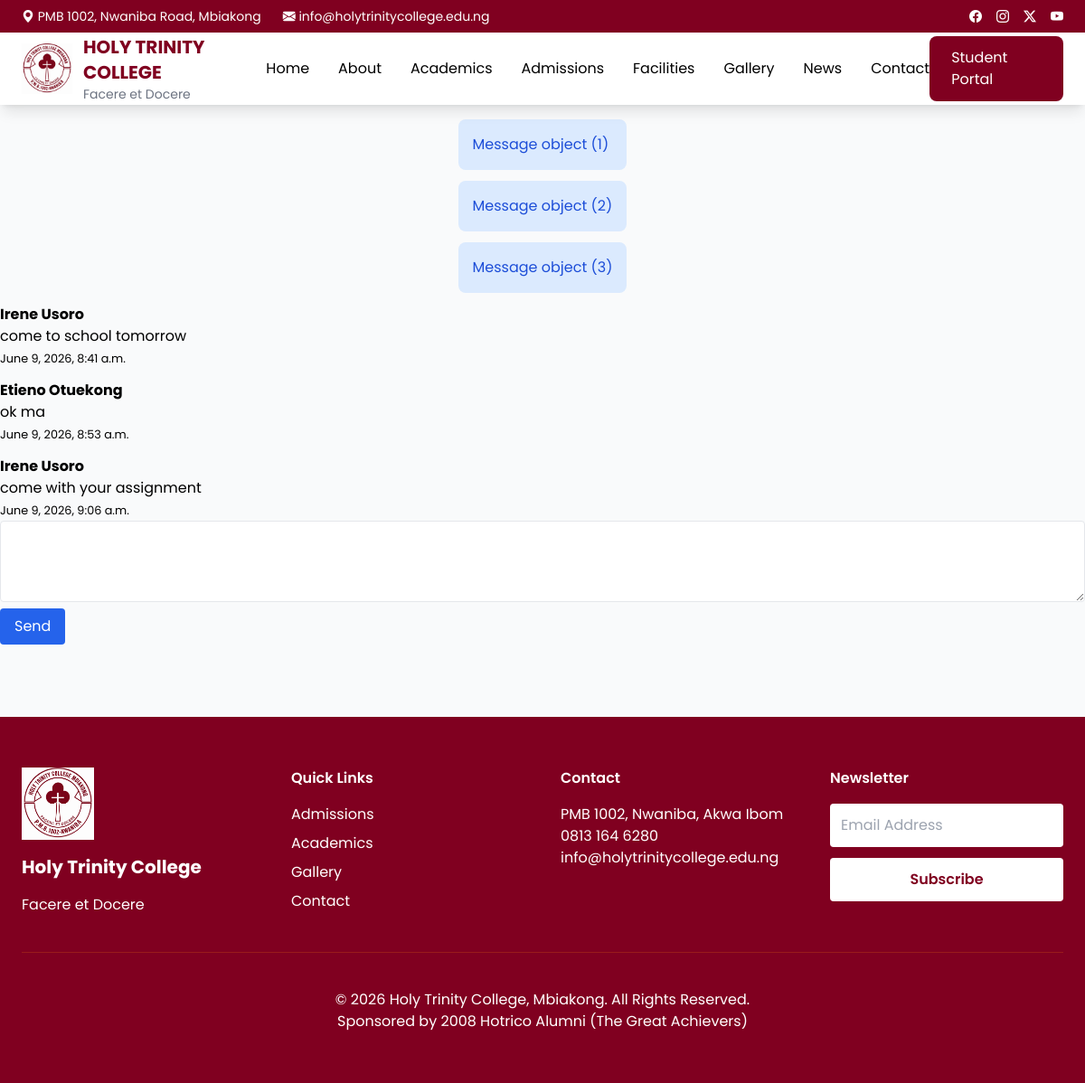
The app's page /communication/chat/1/ with its own data.
### communication/models.py (models this page shows)
class Message(models.Model):
    conversation = models.ForeignKey(
        Conversation,
        on_delete=models.CASCADE,
        related_name='messages'
    )
    sender = models.ForeignKey(
        User,
        on_delete=models.CASCADE
    )
    content = models.TextField(
        blank=True
    )
    created_at = models.DateTimeField(
        auto_now_add=True
    )
    class Meta:
        ordering = ['created_at']

### accounts/models.py (models this page shows)
class User(AbstractUser):
    ROLE_CHOICES = (
        ('admin', 'Admin'),
        ('teacher', 'Teacher'),
        ('student', 'Student'),
        ('parent', 'Parent'),
    )
    role = models.CharField(
        max_length=20,
        choices=ROLE_CHOICES
    )

### communication/views.py (the view, shortened to what this page needs)
# urls.py: path('chat/<int:conversation_id>/', views.chat_room, name='chat_room'),
def chat_room(request, conversation_id):
    conversation = get_object_or_404(
        Conversation,
        id=conversation_id
    )
    messages = conversation.messages.select_related(
        'sender'
    )
    return render(
        request,
        'communication/chat_room.html',
        {
            'conversation': conversation,
            'messages': messages
        }
    )

### templates/communication/chat_room.html (shortened to what this page needs)
{% extends 'base.html' %}
{% block content %}
<div class="space-y-3">
    {% for message in messages %}
        <div>
            <strong>
                {{ message.sender.get_full_name }}
            </strong>
            <p>
                {{ message.content }}
            </p>
            <small>
                {{ message.created_at }}
            </small>
        </div>
    {% endfor %}
</div>
<form method="POST">
    <textarea
        name="content"
        rows="3"
        class="w-full border rounded p-2"
        required>
    </textarea>
    <button
        type="submit"
        class="bg-blue-600 text-white px-4 py-2 rounded">
        Send
    </button>
</form>
{% endblock %}

### templates/base.html (shortened to what this page needs)
{% load static %}
<!DOCTYPE html>
<html lang="en" class="scroll-smooth">
<head>
    <script src="https://cdn.tailwindcss.com"></script>
    <link rel="stylesheet"
          href="https://cdn.jsdelivr.net/npm/bootstrap-icons@1.11.3/font/bootstrap-icons.min.css">
</head>
<body class="bg-gray-50 flex flex-col min-h-screen">
<div class="bg-primary text-white text-sm">
    <div class="max-w-7xl mx-auto flex justify-between items-center px-6 py-2">
        <div class="hidden md:flex gap-6">
            <span>
                <i class="bi bi-geo-alt-fill"></i>
                PMB 1002, Nwaniba Road, Mbiakong
            </span>
            <span>
                <i class="bi bi-envelope-fill"></i>
                info@holytrinitycollege.edu.ng
            </span>
        </div>
        <div class="flex gap-4">
            <a href="#"><i class="bi bi-facebook"></i></a>
            <a href="#"><i class="bi bi-instagram"></i></a>
            <a href="#"><i class="bi bi-twitter-x"></i></a>
            <a href="#"><i class="bi bi-youtube"></i></a>
        </div>
    </div>
</div>
{% include 'includes/navbar.html' %}
<div class="max-w-7xl mx-auto px-6 mt-4">
{% if messages %}
{% for message in messages %}
<div class="mb-3 rounded-lg p-4
{% if message.tags == 'success' %}
bg-green-100 text-green-800
{% elif message.tags == 'error' %}
bg-red-100 text-red-700
{% else %}
bg-blue-100 text-blue-700
{% endif %}">
{{ message }}
</div>
{% endfor %}
{% endif %}
</div>
<main class="flex-grow">
{% block content %}
{% endblock %}
</main>
{% include 'includes/footer.html' %}
</body>
</html>

### templates/includes/navbar.html
{% load static %}
<nav
class="bg-white shadow-lg sticky top-0 z-50">
<div
class="max-w-7xl mx-auto px-6">
<div
class="flex justify-between items-center h-20">
<a href="{% url 'home' %}"
class="flex items-center gap-3">
<img
src="{% static 'images/logo1.png' %}"
class="h-14">
<div>
<h1
class="font-bold text-xl text-primary">
HOLY TRINITY COLLEGE
</h1>
<p
class="text-sm text-gray-500">
Facere et Docere
</p>
</div>
</a>
<div
class="hidden lg:flex items-center gap-8">
<a href="/">Home</a>
<a href="#">About</a>
<a href="#">Academics</a>
<a href="#">Admissions</a>
<a href="#">Facilities</a>
<a href="#">Gallery</a>
<a href="#">News</a>
<a href="#">Contact</a>
</div>
<div
class="hidden lg:flex gap-3">
<a
href="#"
class="bg-primary text-white px-6 py-3 rounded-lg hover:bg-red-900 transition">
Student Portal
</a>
</div>
</div>
</div>
</nav>

### templates/includes/footer.html
{% load static %}
<footer class="bg-primary text-white mt-20">
<div class="max-w-7xl mx-auto py-14 px-6">
<div class="grid lg:grid-cols-4 gap-10">
<div>
<img
src="{% static 'images/logo1.png' %}"
class="h-20 mb-4">
<h3
class="font-bold text-xl">
Holy Trinity College
</h3>
<p class="mt-4">
Facere et Docere
</p>
</div>
<div>
<h3 class="font-semibold mb-4">
Quick Links
</h3>
<ul class="space-y-2">
<li><a href="#">Admissions</a></li>
<li><a href="#">Academics</a></li>
<li><a href="#">Gallery</a></li>
<li><a href="#">Contact</a></li>
</ul>
</div>
<div>
<h3 class="font-semibold mb-4">
Contact
</h3>
<p>PMB 1002, Nwaniba, Akwa Ibom</p>
<p>0813 164 6280</p>
<p>info@holytrinitycollege.edu.ng</p>
</div>
<div>
<h3 class="font-semibold mb-4">
Newsletter
</h3>
<form>
<input
type="email"
placeholder="Email Address"
class="w-full p-3 rounded text-black">
<button
class="mt-3 bg-white text-primary w-full p-3 rounded font-semibold">
Subscribe
</button>
</form>
</div>
</div>
<hr class="my-10 border-red-800">
<p class="text-center">
© {% now "Y" %} Holy Trinity College, Mbiakong. All Rights Reserved. <br>
Sponsored by 2008 Hotrico Alumni (The Great Achievers)
</p>
</div>
</footer>

### templates/base.html (style rules this page uses)
body { font-family:'Poppins',sans-serif; }

### records on screen
Message: id "Message object (1)", sender.get_full_name "Irene Usoro", content "come to school tomorrow", created_at "June 9, 2026, 8:41 a.m."
Message: id "Message object (2)", sender.get_full_name "Etieno Otuekong", content "ok ma", created_at "June 9, 2026, 8:53 a.m."
Message: id "Message object (3)", sender.get_full_name "Irene Usoro", content "come with your assignment", created_at "June 9, 2026, 9:06 a.m."
